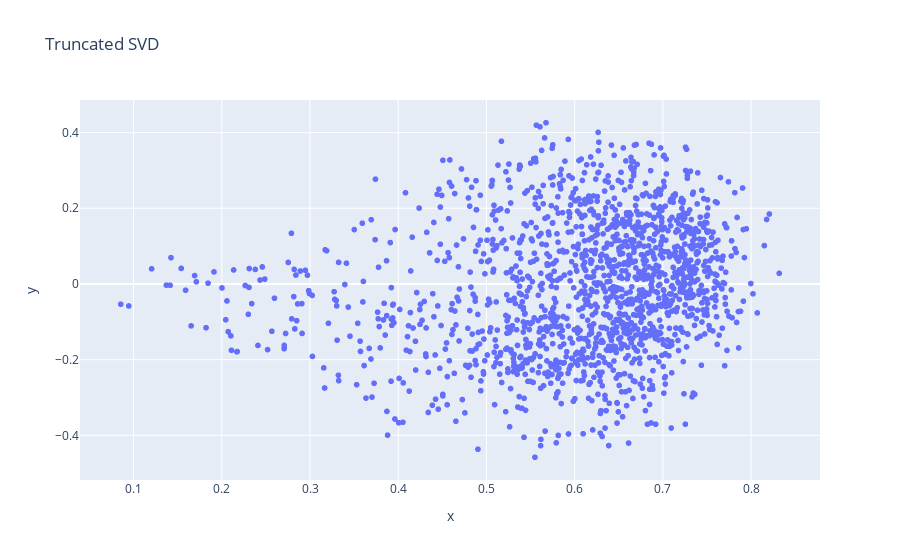
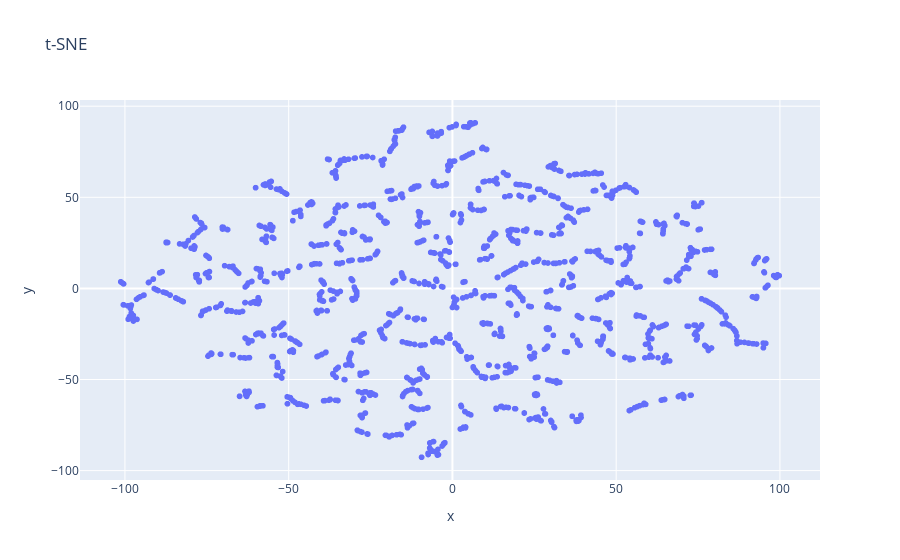

The notebook cell saved with these charts, in order:
### Code cell
import numpy as np
import json
from sklearn.decomposition import TruncatedSVD
from sklearn.manifold import TSNE
import plotly.express as px

# Load the embeddings
with open("/home/lord/MFEC/Yong-MFEC-Intern/TaxAdvisor/embedtaxdata.jsonl", "r", encoding="UTF-8") as file:
    data = json.load(file)
    vectorData = np.array([v['embedding'] for v in data.values()])

# Perform dimensionality reduction with Truncated SVD
tsvd = TruncatedSVD(n_components=2)
vectorData_tsvd = tsvd.fit_transform(vectorData)

# Plot Truncated SVD results
fig_tsvd = px.scatter(x=vectorData_tsvd[:, 0], y=vectorData_tsvd[:, 1], title="Truncated SVD")
fig_tsvd.show()

# Initialize t-SNE and fit the data with perplexity set to 5
tsne = TSNE(n_components=2, perplexity=5)
vectorData_tsne = tsne.fit_transform(vectorData_tsvd)

# Plot t-SNE results
fig_tsne = px.scatter(x=vectorData_tsne[:, 0], y=vectorData_tsne[:, 1], title="t-SNE")
fig_tsne.show()

### Figure 1 — Plotly figure (JSON) as saved in the notebook; plotly's stock layout.template omitted (floating-point values rounded to 4 significant figures; data arrays with more than 128 entries replaced by an {"elided": "..."} marker saying what was removed)
{"data": [{"hovertemplate": "x=%{x}<br>y=%{y}<extra></extra>", "legendgroup": "", "marker": {"color": "#636efa", "symbol": "circle"}, "mode": "markers", "name": "", "showlegend": false, "type": "scattergl", "x": {"elided": "1644 float values"}, "xaxis": "x", "y": {"elided": "1644 float values"}, "yaxis": "y"}], "layout": {"legend": {"tracegroupgap": 0}, "title": {"text": "Truncated SVD"}, "xaxis": {"anchor": "y", "domain": [0, 1], "title": {"text": "x"}}, "yaxis": {"anchor": "x", "domain": [0, 1], "title": {"text": "y"}}}}

### Figure 2 — Plotly figure (JSON) as saved in the notebook; plotly's stock layout.template omitted (floating-point values rounded to 4 significant figures; data arrays with more than 128 entries replaced by an {"elided": "..."} marker saying what was removed)
{"data": [{"hovertemplate": "x=%{x}<br>y=%{y}<extra></extra>", "legendgroup": "", "marker": {"color": "#636efa", "symbol": "circle"}, "mode": "markers", "name": "", "showlegend": false, "type": "scattergl", "x": {"elided": "1644 float values"}, "xaxis": "x", "y": {"elided": "1644 float values"}, "yaxis": "y"}], "layout": {"legend": {"tracegroupgap": 0}, "title": {"text": "t-SNE"}, "xaxis": {"anchor": "y", "domain": [0, 1], "title": {"text": "x"}}, "yaxis": {"anchor": "x", "domain": [0, 1], "title": {"text": "y"}}}}
